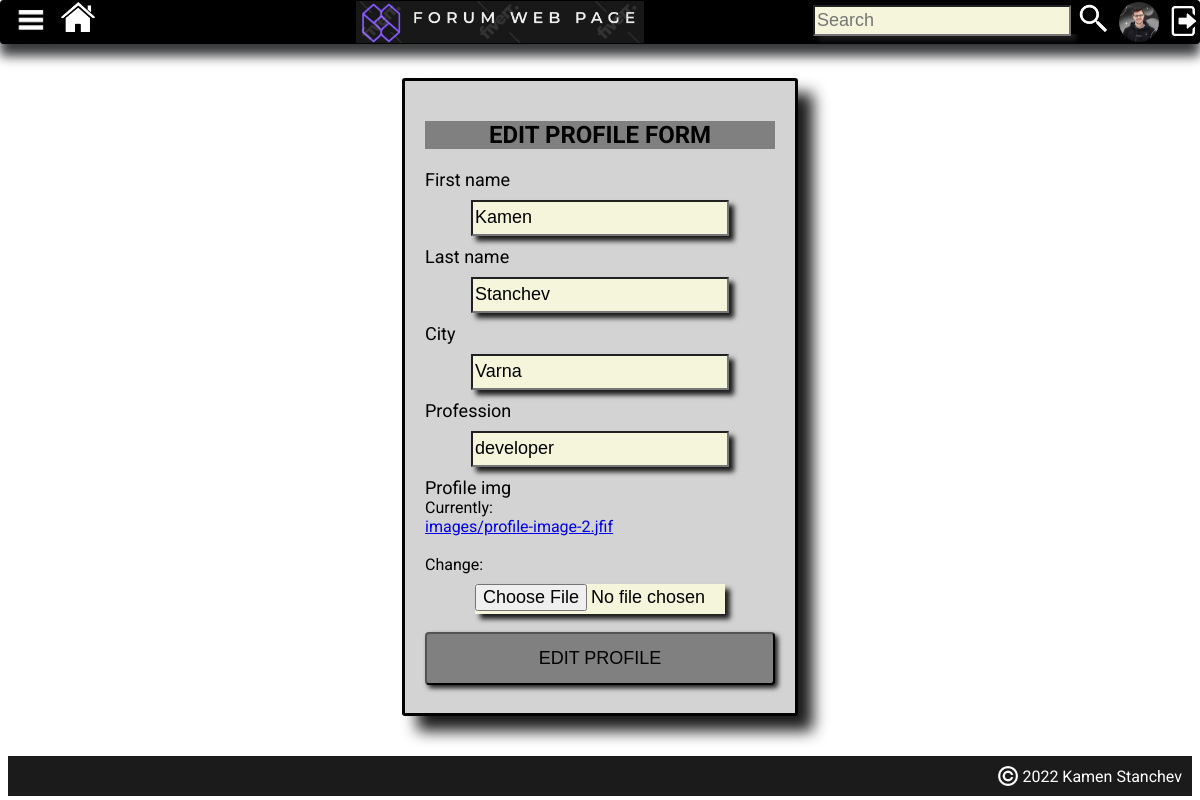
The page /edit-profile/ (signed in) on the database its author committed.
### forum_project/main_app/models.py (models this page shows, shortened)
class Profile(models.Model):
    user = models.OneToOneField(User, on_delete=models.CASCADE)
    first_name = models.CharField(max_length=30, null=True, blank=True)
    last_name = models.CharField(max_length=30, null=True, blank=True)
    city = models.CharField(max_length=30)
    profession = models.CharField(max_length=30)
    profile_img = models.ImageField(upload_to='images/', default='images/add_profile_image.jpg')

### forum_project/main_app/views.py (the view)
# urls.py: path('edit-profile/', views.edit_profile, name='edit_profile'),
def edit_profile(request):
    title = 'EDIT PROFILE'
    user_profile = request.user.profile
    if request.method == 'POST':
        form = EditProfileForm(request.POST, request.FILES, instance=user_profile)
        if form.is_valid():
            form.save()
            return redirect('home')
    else:
        form = EditProfileForm(instance=user_profile)
    return render(request, 'registration.html', {'form': form, 'title': title, 'profile': user_profile})

### forum_project/main_app/forms.py
class EditProfileForm(forms.ModelForm):
    class Meta:
        model = Profile
        exclude = ['user']

### forum_project/registration/templates/registration.html (shortened to what this page needs)
{% extends 'base.html' %}
{% load static %}
{% block page_content %}
     <form class="user-form"  method="post" enctype="multipart/form-data">
         <h2 class="title-registration-box">{{ title }} FORM</h2>
         {% for field in form %}
             <span class="label">
                {{ field.label }}
             </span>
             {{ field }}
         {% endfor %}
         <button class="registrate-button" type="submit" >{{ title }}</button>
{% endblock %}

### templates/base.html (shortened to what this page needs)
{% load static %}
<!DOCTYPE html>
<html lang="en">
    <head>
        <link rel="stylesheet" type="text/css" href="{% static 'css/main.css' %}"/>
        <link rel="stylesheet" type="text/css" href="{% static 'css/navbar.css' %}"/>
        <link rel="stylesheet" type="text/css" href="{% static 'css/container.css' %}"/>
        <link rel="stylesheet" type="text/css" href="{% static 'css/profile-container.css' %}"/>
        <link rel="stylesheet" type="text/css" href="{% static 'css/topics.css' %}"/>
        <link rel="stylesheet" type="text/css" href="{% static 'css/footer.css' %}"/>
    </head>
    <body>
        <div class="navbar">
                <div class="left-side">
                    <div class="dropdown">
                      <span><img class="hamburger-menu-icon"
                         src="{% static 'icons/hamburger-menu.png' %}" alt="NO IMAGE, NO IMAGE, NO IMAGE"></span>
                    </div>
                    <a href="{% url 'home' %}"><img class="home-icon"
                         src="{% static 'icons/home-icon1.png' %}"></a>
                </div>
                <div class="central-side">
                    <img class="logo" src="{% static 'images/logo.PNG' %}">
                </div>
                <div class="right-side">
                    <input class="search-bar" type="text" placeholder="Search">
                    <button class="search-button"><img class="search-button-icon" src="{% static 'icons/search-button.png' %}"></button>
                    {% if user.is_authenticated %}
                        <img class="current-user-image" src="{{ user.profile.profile_img.url }}">
                        <a href="{% url 'logout' %}"><img class="login-logout-link" src="{% static 'icons/logout-icon1.png' %}"></a>
                    {% else %}
                        <img class="current-user-image"
                            src="{% static 'images/no-profile-image.jfif' %}">
                        <a href="{% url 'login' %}"><img class="login-logout-link" src="{% static 'icons/login-icon.png' %}"></a>
                    {% endif %}
                </div>
        </div>
        <div class="container">
            {% block page_content %}
            {% endblock %}
        </div>
        <footer>
            <span class="copyright-content">
                <img class="copyright-symbol" src="{% static 'icons/copyright.png'%}">
                    2022 Kamen Stanchev
            </span>
</footer>
    </body>
</html>

### static/css/main.css (style rules this page uses)
body { padding-top: 5px; font-family: 'Roboto', sans-serif; }
footer { background-color: #1b1b1b; left: 0; right: 0; bottom: 0; height: 40px; margin-top: 10px; }

### static/css/navbar.css (style rules this page uses)
.dropdown { position: relative; display: inline-block; }
.hamburger-menu-icon { height: 60px; margin-top: -12px; }
.navbar { display: flex; background-color: gray; height: 42px; font-weight: bolder; font-size: 19px; color: white; border: black 1px solid; border-radius: 3px; box-shadow: #38393b 0 12px 12px; position: fixed; top: 0; left: 0; right: 0; }
.left-side { display: flex; flex: 1; background-color: black; padding-top: 1px; }
.home-icon { height: 30px; margin-bottom: 12px; }
.search-button { border: none; background-color: black; cursor: pointer; height: 33px; }
.central-side { display: flex; flex: 3; min-width: 250px; background-color: black; justify-content: center; }
.logo { height: 100%; }
.right-side { display: flex; flex:2; background-color: black; justify-content: flex-end; }
.search-bar { height: 25px; margin-top: 6px; }
.search-bar::placeholder { font-size: 18px; }
.search-button-icon { height: 33px; background-color: black; border: none; }
.current-user-image { height: 40px; width: 40px; object-fit: cover; margin-top: 1px; margin-left: 3px; border-radius: 25px; flex-shrink: 0; }
.login-logout-link { height: 30px; width: 30px; margin-left: 10px; margin-top: 5px; flex-shrink: 1; }

### static/css/footer.css (style rules this page uses)
.copyright-content { color: white; float: right; margin-top: 10px; margin-right: 10px; }
.copyright-symbol { height: 20px; vertical-align: bottom; }

### forum_project/registration/templates/registration.html (style rules this page uses)
.user-form { display: flex; flex-direction: column; margin: 65px auto 40px auto; padding: 20px; width: 350px; border: black 3px solid; border-radius: 3px; box-shadow: #1b1b1b 15px 15px 15px; background-color: lightgrey; }
.title-registration-box { background-color: grey; text-align: center; }
input { background-color: beige; width: 250px; height: 30px; box-shadow: #1b1b1b 5px 5px 5px; margin: 10px 0; align-self: center; font-size: 18px; }
.label { font-size: 18px; }
.registrate-button { width: 100%; background-color: grey; color: black; font-size: 18px; padding: 14px 20px; margin: 8px 0; border-radius: 4px; box-shadow: #1b1b1b 3px 3px 5px; cursor: pointer; }

### rows shown on the page
Profile: form "Kamen" "Stanchev" "Varna" "developer"

### other values the page prints
{{ title }} "EDIT PROFILE"
{{ field.label }} "First name" "Last name" "City" "Profession" "Profile img"
